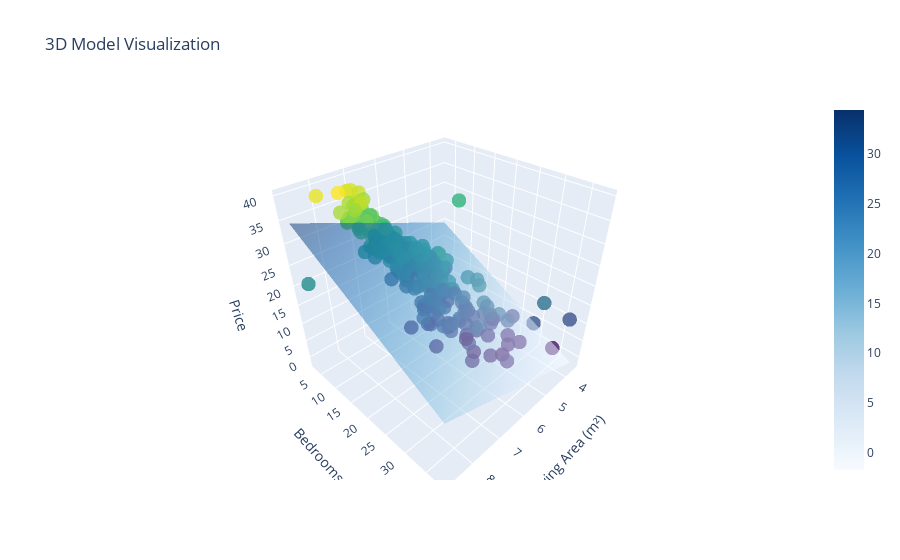

The notebook cell saved with this chart:
### Code cell
visualize_model_3D(X1, X2, Y_train, lin_model.intercept_, lin_model.coef_, 40)

### Figure 1 — Plotly figure (JSON) as saved in the notebook; plotly's stock layout.template omitted (floating-point values rounded to 4 significant figures; data arrays with more than 128 entries replaced by an {"elided": "..."} marker saying what was removed)
{"data": [{"marker": {"color": {"elided": "278 float values"}, "colorscale": [[0, "#440154"], [0.1111, "#482878"], [0.2222, "#3e4989"], [0.3333, "#31688e"], [0.4444, "#26828e"], [0.5556, "#1f9e89"], [0.6667, "#35b779"], [0.7778, "#6ece58"], [0.8889, "#b5de2b"], [1, "#fde725"]], "opacity": 0.8, "size": 5}, "mode": "markers", "name": "Data", "type": "scatter3d", "x": {"elided": "278 float values"}, "y": {"elided": "278 float values"}, "z": {"elided": "278 float values"}}, {"colorscale": [[0, "rgb(247,251,255)"], [0.125, "rgb(222,235,247)"], [0.25, "rgb(198,219,239)"], [0.375, "rgb(158,202,225)"], [0.5, "rgb(107,174,214)"], [0.625, "rgb(66,146,198)"], [0.75, "rgb(33,113,181)"], [0.875, "rgb(8,81,156)"], [1, "rgb(8,48,107)"]], "name": "Model Surface", "opacity": 0.5, "type": "surface", "x": {"elided": "40x40 float values"}, "y": {"elided": "40x40 float values"}, "z": {"elided": "40x40 float values"}}], "layout": {"scene": {"xaxis": {"title": {"text": "Living Area (m²)"}}, "yaxis": {"title": {"text": "Bedrooms"}}, "zaxis": {"title": {"text": "Price"}}}, "title": {"text": "3D Model Visualization"}}}
